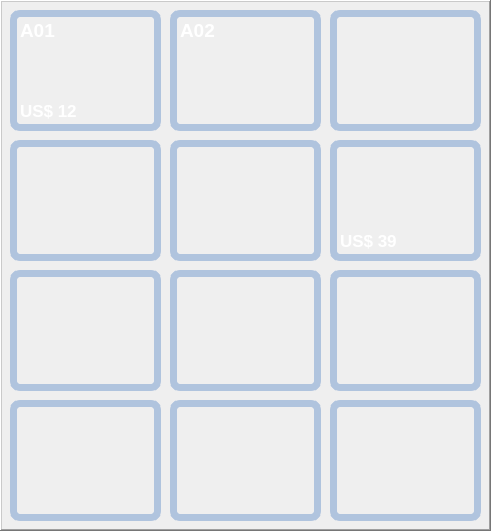
   <widget class="QFrame" name="frame">
    <property name="geometry">
     <rect>
      <x>10</x>
      <y>70</y>
      <width>491</width>
      <height>531</height>
     </rect>
    </property>
    <property name="frameShape">
     <enum>QFrame::WinPanel</enum>
    </property>
    <property name="frameShadow">
     <enum>QFrame::Raised</enum>
    </property>
    <widget class="QPushButton" name="pushButton_item1">
     <property name="geometry">
      <rect>
       <x>10</x>
       <y>10</y>
       <width>151</width>
       <height>121</height>
      </rect>
     </property>
     <property name="mouseTracking">
      <bool>true</bool>
     </property>
     <property name="focusPolicy">
      <enum>Qt::NoFocus</enum>
     </property>
     <property name="autoFillBackground">
      <bool>false</bool>
     </property>
     <property name="styleSheet">
      <string notr="true">QPushButton{
	image: url(:/picture/picture/P_01.bmp);
	border:7px solid LightSteelBlue;
    border-radius: 10px;
}

QPushButton:pressed {
     border-color: Cyan  ;
}</string>
     </property>
     <property name="inputMethodHints">
      <set>Qt::ImhNone</set>
     </property>
     <property name="text">
      <string notr="true"/>
     </property>
     <property name="autoDefault">
      <bool>false</bool>
     </property>
     <property name="default">
      <bool>false</bool>
     </property>
     <property name="flat">
      <bool>false</bool>
     </property>
    </widget>
    <widget class="QLabel" name="label">
     <property name="geometry">
      <rect>
       <x>20</x>
       <y>20</y>
       <width>51</width>
       <height>21</height>
      </rect>
     </property>
     <property name="font">
      <font>
       <pointsize>14</pointsize>
       <weight>75</weight>
       <bold>true</bold>
      </font>
     </property>
     <property name="styleSheet">
      <string notr="true">color: rgb(255, 255, 255);
</string>
     </property>
     <property name="text">
      <string>A01</string>
     </property>
    </widget>
    <widget class="QLabel" name="label_2">
     <property name="geometry">
      <rect>
       <x>20</x>
       <y>100</y>
       <width>101</width>
       <height>21</height>
      </rect>
     </property>
     <property name="font">
      <font>
       <pointsize>13</pointsize>
       <weight>75</weight>
       <bold>true</bold>
      </font>
     </property>
     <property name="styleSheet">
      <string notr="true">color: rgb(255, 255, 255);
</string>
     </property>
     <property name="text">
      <string>US$ 12</string>
     </property>
    </widget>
    <widget class="QPushButton" name="pushButton_item2">
     <property name="geometry">
      <rect>
       <x>170</x>
       <y>10</y>
       <width>151</width>
       <height>121</height>
      </rect>
     </property>
     <property name="mouseTracking">
      <bool>true</bool>
     </property>
     <property name="focusPolicy">
      <enum>Qt::NoFocus</enum>
     </property>
     <property name="autoFillBackground">
      <bool>false</bool>
     </property>
     <property name="styleSheet">
      <string notr="true">QPushButton{
	image: url(:/picture/picture/P_02.bmp);
	border:7px solid LightSteelBlue;
    border-radius: 10px;
}

QPushButton:pressed {
     border-color: Cyan  ;
}</string>
     </property>
     <property name="inputMethodHints">
      <set>Qt::ImhNone</set>
     </property>
     <property name="text">
      <string notr="true"/>
     </property>
     <property name="autoDefault">
      <bool>false</bool>
     </property>
     <property name="default">
      <bool>false</bool>
     </property>
     <property name="flat">
      <bool>true</bool>
     </property>
    </widget>
    <widget class="QPushButton" name="pushButton_item3">
     <property name="geometry">
      <rect>
       <x>330</x>
       <y>10</y>
       <width>151</width>
       <height>121</height>
      </rect>
     </property>
     <property name="mouseTracking">
      <bool>true</bool>
     </property>
     <property name="focusPolicy">
      <enum>Qt::NoFocus</enum>
     </property>
     <property name="autoFillBackground">
      <bool>false</bool>
     </property>
     <property name="styleSheet">
      <string notr="true">QPushButton{
	image: url(:/picture/picture/P_03.bmp);
	border:7px solid LightSteelBlue;
    border-radius: 10px;
}

QPushButton:pressed {
     border-color: Cyan  ;
}</string>
     </property>
     <property name="inputMethodHints">
      <set>Qt::ImhNone</set>
     </property>
     <property name="text">
      <string notr="true"/>
     </property>
     <property name="autoDefault">
      <bool>false</bool>
     </property>
     <property name="default">
      <bool>false</bool>
     </property>
     <property name="flat">
      <bool>true</bool>
     </property>
    </widget>
    <widget class="QPushButton" name="pushButton_item6">
     <property name="geometry">
      <rect>
       <x>330</x>
       <y>140</y>
       <width>151</width>
       <height>121</height>
      </rect>
     </property>
     <property name="mouseTracking">
      <bool>true</bool>
     </property>
     <property name="focusPolicy">
      <enum>Qt::NoFocus</enum>
     </property>
     <property name="autoFillBackground">
      <bool>false</bool>
     </property>
     <property name="styleSheet">
      <string notr="true">QPushButton{
	image: url(:/picture/picture/P_06.bmp);
	border:7px solid LightSteelBlue;
    border-radius: 10px;
}

QPushButton:pressed {
     border-color: Cyan  ;
}</string>
     </property>
     <property name="inputMethodHints">
      <set>Qt::ImhNone</set>
     </property>
     <property name="text">
      <string notr="true"/>
     </property>
     <property name="autoDefault">
      <bool>false</bool>
     </property>
     <property name="default">
      <bool>false</bool>
     </property>
     <property name="flat">
      <bool>true</bool>
     </property>
    </widget>
    <widget class="QPushButton" name="pushButton_item4">
     <property name="geometry">
      <rect>
       <x>10</x>
       <y>140</y>
       <width>151</width>
       <height>121</height>
      </rect>
     </property>
     <property name="mouseTracking">
      <bool>true</bool>
     </property>
     <property name="focusPolicy">
      <enum>Qt::NoFocus</enum>
     </property>
     <property name="autoFillBackground">
      <bool>false</bool>
     </property>
     <property name="styleSheet">
      <string notr="true">QPushButton{
	image: url(:/picture/picture/P_04.bmp);
	border:7px solid LightSteelBlue;
    border-radius: 10px;
}

QPushButton:pressed {
     border-color: Cyan  ;
}</string>
     </property>
     <property name="inputMethodHints">
      <set>Qt::ImhNone</set>
     </property>
     <property name="text">
      <string notr="true"/>
     </property>
     <property name="autoDefault">
      <bool>false</bool>
     </property>
     <property name="default">
      <bool>false</bool>
     </property>
     <property name="flat">
      <bool>true</bool>
     </property>
    </widget>
    <widget class="QPushButton" name="pushButton_item5">
     <property name="geometry">
      <rect>
       <x>170</x>
       <y>140</y>
       <width>151</width>
       <height>121</height>
      </rect>
     </property>
     <property name="mouseTracking">
      <bool>true</bool>
     </property>
     <property name="focusPolicy">
      <enum>Qt::NoFocus</enum>
     </property>
     <property name="autoFillBackground">
      <bool>false</bool>
     </property>
     <property name="styleSheet">
      <string notr="true">QPushButton{
	image: url(:/picture/picture/P_05.bmp);
	border:7px solid LightSteelBlue;
    border-radius: 10px;
}

QPushButton:pressed {
     border-color: Cyan  ;
}
</string>
     </property>
     <property name="inputMethodHints">
      <set>Qt::ImhNone</set>
     </property>
     <property name="text">
      <string notr="true"/>
     </property>
     <property name="autoDefault">
      <bool>false</bool>
     </property>
     <property name="default">
      <bool>false</bool>
     </property>
     <property name="flat">
      <bool>true</bool>
     </property>
    </widget>
    <widget class="QPushButton" name="pushButton_item9">
     <property name="geometry">
      <rect>
       <x>330</x>
       <y>270</y>
       <width>151</width>
       <height>121</height>
      </rect>
     </property>
     <property name="mouseTracking">
      <bool>true</bool>
     </property>
     <property name="focusPolicy">
      <enum>Qt::NoFocus</enum>
     </property>
     <property name="autoFillBackground">
      <bool>false</bool>
     </property>
     <property name="styleSheet">
      <string notr="true">QPushButton{
	image: url(:/picture/picture/P_09.bmp);
	border:7px solid LightSteelBlue;
    border-radius: 10px;
}

QPushButton:pressed {
     border-color: Cyan  ;
}
</string>
     </property>
     <property name="inputMethodHints">
      <set>Qt::ImhNone</set>
     </property>
     <property name="text">
      <string notr="true"/>
     </property>
     <property name="autoDefault">
      <bool>false</bool>
     </property>
     <property name="default">
      <bool>false</bool>
     </property>
     <property name="flat">
      <bool>true</bool>
     </property>
    </widget>
    <widget class="QPushButton" name="pushButton_item7">
     <property name="geometry">
      <rect>
       <x>10</x>
       <y>270</y>
       <width>151</width>
       <height>121</height>
      </rect>
     </property>
     <property name="mouseTracking">
      <bool>true</bool>
     </property>
     <property name="focusPolicy">
      <enum>Qt::NoFocus</enum>
     </property>
     <property name="autoFillBackground">
      <bool>false</bool>
     </property>
     <property name="styleSheet">
      <string notr="true">QPushButton{
	image: url(:/picture/picture/P_07.bmp);
	border:7px solid LightSteelBlue;
    border-radius: 10px;
}

QPushButton:pressed {
     border-color: Cyan  ;
}</string>
     </property>
     <property name="inputMethodHints">
      <set>Qt::ImhNone</set>
     </property>
     <property name="text">
      <string notr="true"/>
     </property>
     <property name="autoDefault">
      <bool>false</bool>
     </property>
     <property name="default">
      <bool>false</bool>
     </property>
     <property name="flat">
      <bool>true</bool>
     </property>
    </widget>
    <widget class="QPushButton" name="pushButton_item8">
     <property name="geometry">
      <rect>
       <x>170</x>
       <y>270</y>
       <width>151</width>
       <height>121</height>
      </rect>
     </property>
     <property name="mouseTracking">
      <bool>true</bool>
     </property>
     <property name="focusPolicy">
      <enum>Qt::NoFocus</enum>
     </property>
     <property name="autoFillBackground">
      <bool>false</bool>
     </property>
     <property name="styleSheet">
      <string notr="true">QPushButton{
	image: url(:/picture/picture/P_08.bmp);
	border:7px solid LightSteelBlue;
    border-radius: 10px;
}

QPushButton:pressed {
     border-color: Cyan  ;
}
</string>
     </property>
     <property name="inputMethodHints">
      <set>Qt::ImhNone</set>
     </property>
     <property name="text">
      <string notr="true"/>
     </property>
     <property name="autoDefault">
      <bool>false</bool>
     </property>
     <property name="default">
      <bool>false</bool>
     </property>
     <property name="flat">
      <bool>true</bool>
     </property>
    </widget>
    <widget class="QPushButton" name="pushButton_item12">
     <property name="geometry">
      <rect>
       <x>330</x>
       <y>400</y>
       <width>151</width>
       <height>121</height>
      </rect>
     </property>
     <property name="mouseTracking">
      <bool>true</bool>
     </property>
     <property name="focusPolicy">
      <enum>Qt::NoFocus</enum>
     </property>
     <property name="autoFillBackground">
      <bool>false</bool>
     </property>
     <property name="styleSheet">
      <string notr="true">QPushButton{
	image: url(:/picture/picture/P_12.bmp);
	border:7px solid LightSteelBlue;
    border-radius: 10px;
}

QPushButton:pressed {
     border-color: Cyan  ;
}</string>
     </property>
     <property name="inputMethodHints">
      <set>Qt::ImhNone</set>
     </property>
     <property name="text">
      <string notr="true"/>
     </property>
     <property name="autoDefault">
      <bool>false</bool>
     </property>
     <property name="default">
      <bool>false</bool>
     </property>
     <property name="flat">
      <bool>true</bool>
     </property>
    </widget>
    <widget class="QPushButton" name="pushButton_item10">
     <property name="geometry">
      <rect>
       <x>10</x>
       <y>400</y>
       <width>151</width>
       <height>121</height>
      </rect>
     </property>
     <property name="mouseTracking">
      <bool>true</bool>
     </property>
     <property name="focusPolicy">
      <enum>Qt::NoFocus</enum>
     </property>
     <property name="autoFillBackground">
      <bool>false</bool>
     </property>
     <property name="styleSheet">
      <string notr="true">QPushButton{
	image: url(:/picture/picture/P_10.bmp);
	border:7px solid LightSteelBlue;
    border-radius: 10px;
}

QPushButton:pressed {
     border-color: Cyan  ;
}</string>
     </property>
     <property name="inputMethodHints">
      <set>Qt::ImhNone</set>
     </property>
     <property name="text">
      <string notr="true"/>
     </property>
     <property name="autoDefault">
      <bool>false</bool>
     </property>
     <property name="default">
      <bool>false</bool>
     </property>
     <property name="flat">
      <bool>true</bool>
     </property>
    </widget>
    <widget class="QPushButton" name="pushButton_item11">
     <property name="geometry">
      <rect>
       <x>170</x>
       <y>400</y>
       <width>151</width>
       <height>121</height>
      </rect>
     </property>
     <property name="mouseTracking">
      <bool>true</bool>
     </property>
     <property name="focusPolicy">
      <enum>Qt::NoFocus</enum>
     </property>
     <property name="autoFillBackground">
      <bool>false</bool>
     </property>
     <property name="styleSheet">
      <string notr="true">QPushButton{
	image: url(:/picture/picture/P_11.bmp);
	border:7px solid LightSteelBlue;
    border-radius: 10px;
}

QPushButton:pressed {
     border-color: Cyan  ;
}</string>
     </property>
     <property name="inputMethodHints">
      <set>Qt::ImhNone</set>
     </property>
     <property name="text">
      <string notr="true"/>
     </property>
     <property name="autoDefault">
      <bool>false</bool>
     </property>
     <property name="default">
      <bool>false</bool>
     </property>
     <property name="flat">
      <bool>true</bool>
     </property>
    </widget>
    <widget class="QLabel" name="label_3">
     <property name="geometry">
      <rect>
       <x>180</x>
       <y>20</y>
       <width>51</width>
       <height>21</height>
      </rect>
     </property>
     <property name="font">
      <font>
       <pointsize>14</pointsize>
       <weight>75</weight>
       <bold>true</bold>
      </font>
     </property>
     <property name="styleSheet">
      <string notr="true">color: rgb(255, 255, 255);
</string>
     </property>
     <property name="text">
      <string>A02</string>
     </property>
    </widget>
    <widget class="QLabel" name="label_9">
     <property name="geometry">
      <rect>
       <x>340</x>
       <y>230</y>
       <width>101</width>
       <height>21</height>
      </rect>
     </property>
     <property name="font">
      <font>
       <pointsize>13</pointsize>
       <weight>75</weight>
       <bold>true</bold>
      </font>
     </property>
     <property name="styleSheet">
      <string notr="true">color: rgb(255, 255, 255);
</string>
     </property>
     <property name="text">
      <string>US$ 39</string>
     </property>
    </widget>
   </widget>
